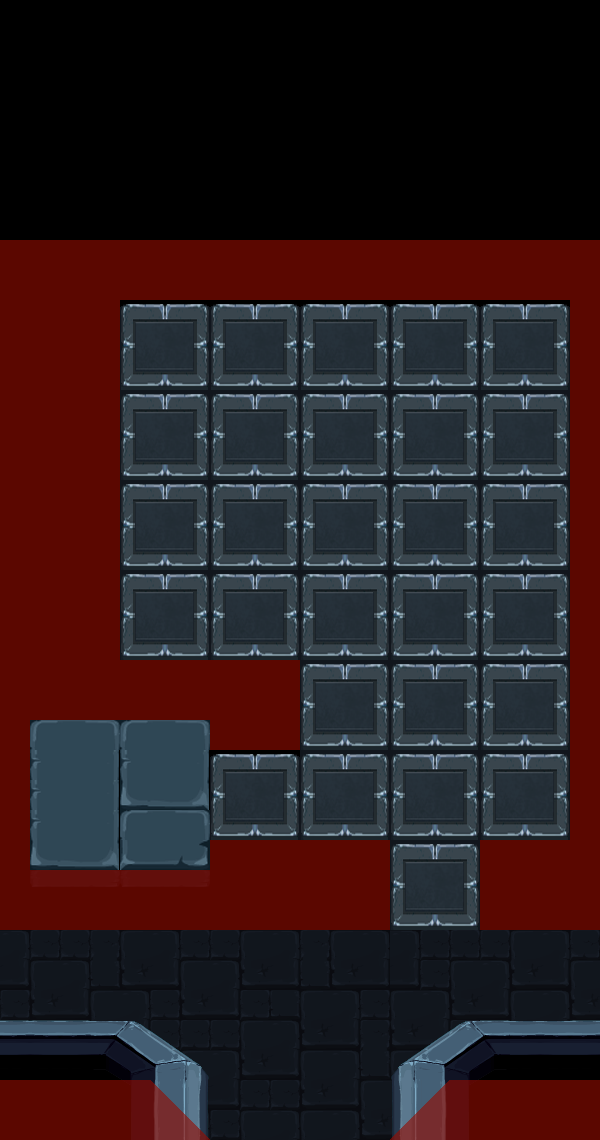

This game map was drawn from its Tiled (.tmx) file and the tilesets committed beside it. A one-line description and the trimmed map source follow:
An orthogonal 20x38 tile map with 30x30 px tiles, 6 tile layers (0, 1, Shadows, 11, ...), 41 tilesets and 54 objects (28x number_on, 22x obj_obstacle, obj_tutorial, start, obj_switch, ...).

<map version="1.0" orientation="orthogonal" width="20" height="38" tilewidth="30" tileheight="30">
 <properties>
  <property name="puzzle" value="numbers" />
 </properties>
 <tileset firstgid="1" name="collisions" tilewidth="30" tileheight="30">
  <image source="res/collisions.png" width="150" height="30" />
 </tileset>
 <tileset firstgid="6" name="tileset_caves" tilewidth="30" tileheight="30">
  <image source="res/tileset_caves.png" width="1102" height="627" />
 </tileset>
 <tileset firstgid="726" name="n01" tilewidth="90" tileheight="90">
  <image source="../puzzles/numbers/number_on_01.png" width="90" height="90" />
 </tileset>
 <tileset firstgid="727" name="n02" tilewidth="90" tileheight="90">
  <image source="../puzzles/numbers/number_on_02.png" width="90" height="90" />
 </tileset>
 <tileset firstgid="728" name="n03" tilewidth="90" tileheight="90">
  <image source="../puzzles/numbers/number_on_03.png" width="90" height="90" />
 </tileset>
 <tileset firstgid="729" name="n04" tilewidth="90" tileheight="90">
  <image source="../puzzles/numbers/number_on_04.png" width="90" height="90" />
 </tileset>
 <tileset firstgid="730" name="n05" tilewidth="90" tileheight="90">
  <image source="../puzzles/numbers/number_on_05.png" width="90" height="90" />
 </tileset>
 <tileset firstgid="731" name="n06" tilewidth="90" tileheight="90">
  <image source="../puzzles/numbers/number_on_06.png" width="90" height="90" />
 </tileset>
 <tileset firstgid="732" name="n07" tilewidth="90" tileheight="90">
  <image source="../puzzles/numbers/number_on_07.png" width="90" height="90" />
 </tileset>
 <tileset firstgid="733" name="n08" tilewidth="90" tileheight="90">
  <image source="../puzzles/numbers/number_on_08.png" width="90" height="90" />
 </tileset>
 <tileset firstgid="734" name="n09" tilewidth="90" tileheight="90">
  <image source="../puzzles/numbers/number_on_09.png" width="90" height="90" />
 </tileset>
 <tileset firstgid="735" name="n10" tilewidth="90" tileheight="90">
  <image source="../puzzles/numbers/number_on_10.png" width="90" height="90" />
 </tileset>
 <tileset firstgid="736" name="n11" tilewidth="90" tileheight="90">
  <image source="../puzzles/numbers/number_on_11.png" width="90" height="90" />
 </tileset>
 <tileset firstgid="737" name="n12" tilewidth="90" tileheight="90">
  <image source="../puzzles/numbers/number_on_12.png" width="90" height="90" />
 </tileset>
 <tileset firstgid="738" name="n13" tilewidth="90" tileheight="90">
  <image source="../puzzles/numbers/number_on_13.png" width="90" height="90" />
 </tileset>
 <tileset firstgid="739" name="n14" tilewidth="90" tileheight="90">
  <image source="../puzzles/numbers/number_on_14.png" width="90" height="90" />
 </tileset>
 <tileset firstgid="740" name="n15" tilewidth="90" tileheight="90">
  <image source="../puzzles/numbers/number_on_15.png" width="90" height="90" />
 </tileset>
 <tileset firstgid="741" name="n16" tilewidth="90" tileheight="90">
  <image source="../puzzles/numbers/number_on_16.png" width="90" height="90" />
 </tileset>
 <tileset firstgid="742" name="n17" tilewidth="90" tileheight="90">
  <image source="../puzzles/numbers/number_on_17.png" width="90" height="90" />
 </tileset>
 <tileset firstgid="743" name="n18" tilewidth="90" tileheight="90">
  <image source="../puzzles/numbers/number_on_18.png" width="90" height="90" />
 </tileset>
 <tileset firstgid="744" name="n19" tilewidth="90" tileheight="90">
  <image source="../puzzles/numbers/number_on_19.png" width="90" height="90" />
 </tileset>
 <tileset firstgid="745" name="n20" tilewidth="90" tileheight="90">
  <image source="../puzzles/numbers/number_on_20.png" width="90" height="90" />
 </tileset>
 <tileset firstgid="746" name="n21" tilewidth="90" tileheight="90">
  <image source="../puzzles/numbers/number_on_21.png" width="90" height="90" />
 </tileset>
 <tileset firstgid="747" name="n22" tilewidth="90" tileheight="90">
  <image source="../puzzles/numbers/number_on_22.png" width="90" height="90" />
 </tileset>
 <tileset firstgid="748" name="n23" tilewidth="90" tileheight="90">
  <image source="../puzzles/numbers/number_on_23.png" width="90" height="90" />
 </tileset>
 <tileset firstgid="749" name="n24" tilewidth="90" tileheight="90">
  <image source="../puzzles/numbers/number_on_24.png" width="90" height="90" />
 </tileset>
 <tileset firstgid="750" name="n25" tilewidth="90" tileheight="90">
  <image source="../puzzles/numbers/number_on_25.png" width="90" height="90" />
 </tileset>
 <tileset firstgid="751" name="n26" tilewidth="90" tileheight="90">
  <image source="../puzzles/numbers/number_on_26.png" width="90" height="90" />
 </tileset>
 <tileset firstgid="752" name="n27" tilewidth="90" tileheight="90">
  <image source="../puzzles/numbers/number_on_27.png" width="90" height="90" />
 </tileset>
 <tileset firstgid="753" name="n28" tilewidth="90" tileheight="90">
  <image source="../puzzles/numbers/number_on_28.png" width="90" height="90" />
 </tileset>
 <tileset firstgid="754" name="n29" tilewidth="90" tileheight="90">
  <image source="../puzzles/numbers/number_on_29.png" width="90" height="90" />
 </tileset>
 <tileset firstgid="755" name="n30" tilewidth="90" tileheight="90">
  <image source="../puzzles/numbers/number_on_30.png" width="90" height="90" />
 </tileset>
 <tileset firstgid="756" name="n31" tilewidth="90" tileheight="90">
  <image source="../puzzles/numbers/number_on_31.png" width="90" height="90" />
 </tileset>
 <tileset firstgid="757" name="n32" tilewidth="90" tileheight="90">
  <image source="../puzzles/numbers/number_on_32.png" width="90" height="90" />
 </tileset>
 <tileset firstgid="758" name="n33" tilewidth="90" tileheight="90">
  <image source="../puzzles/numbers/number_on_33.png" width="90" height="90" />
 </tileset>
 <tileset firstgid="759" name="n34" tilewidth="90" tileheight="90">
  <image source="../puzzles/numbers/number_on_34.png" width="90" height="90" />
 </tileset>
 <tileset firstgid="760" name="n35" tilewidth="90" tileheight="90">
  <image source="../puzzles/numbers/number_on_35.png" width="90" height="90" />
 </tileset>
 <tileset firstgid="761" name="n36" tilewidth="90" tileheight="90">
  <image source="../puzzles/numbers/number_on_36.png" width="90" height="90" />
 </tileset>
 <tileset firstgid="762" name="cave_switch_up" tilewidth="60" tileheight="60">
  <image source="../objects/cave_switch_up.png" trans="ffffff" width="60" height="60" />
 </tileset>
 <tileset firstgid="763" name="obstacle" tilewidth="20" tileheight="20">
  <image source="../objects/obstacle.png" width="20" height="20" />
 </tileset>
 <tileset firstgid="764" name="tutorial_tile" tilewidth="60" tileheight="60">
  <image source="../objects/tutorial_tile.png" width="60" height="60" />
 </tileset>
 <layer name="0" width="20" height="38">
  <properties>
   <property name="layer" value="0" />
  </properties>
  <data>[760 cells, 0 non-empty, 0 distinct tile ids]</data>
 </layer>
 <layer name="1" width="20" height="38">
  <properties>
   <property name="layer" value="1" />
  </properties>
  <data>[760 cells, 398 non-empty, 47 distinct tile ids]</data>
 </layer>
 <layer name="Shadows" width="20" height="38">
  <properties>
   <property name="layer" value="2" />
  </properties>
  <data>[760 cells, 0 non-empty, 0 distinct tile ids]</data>
 </layer>
 <layer name="11" width="20" height="38">
  <properties>
   <property name="layer" value="11" />
  </properties>
  <data>[760 cells, 33 non-empty, 1 distinct tile ids]</data>
 </layer>
 <layer name="12" width="20" height="38">
  <properties>
   <property name="layer" value="12" />
  </properties>
  <data>[760 cells, 50 non-empty, 40 distinct tile ids]</data>
 </layer>
 <objectgroup color="#00ff00" name="Num On" width="20" height="38">
  <object name="number_on_16" type="number_on" gid="741" x="300" y="390">
   <properties>
    <property name="visible" value="true" />
   </properties>
  </object>
  <object name="number_on_05" type="number_on" gid="730" x="390" y="750">
   <properties>
    <property name="visible" value="true" />
   </properties>
  </object>
  <object name="number_on_11" type="number_on" gid="736" x="390" y="390">
   <properties>
    <property name="visible" value="true" />
   </properties>
  </object>
  <object name="obj_tutorial" gid="764" x="115" y="963">
   <properties>
    <property name="dialogID" value="tutorial_numbers" />
   </properties>
  </object>
  <object name="number_on_14" type="number_on" gid="739" x="300" y="570">
   <properties>
    <property name="visible" value="true" />
   </properties>
  </object>
 </objectgroup>
 <objectgroup name="Num Off" width="20" height="38" visible="0" opacity="0.48">
  <object name="number_on_02" type="number_on" gid="727" x="390" y="840" />
  <object name="number_on_01" type="number_on" gid="726" x="390" y="930" />
  <object name="number_on_04" type="number_on" gid="729" x="480" y="750" />
  <object name="number_on_07" type="number_on" gid="732" x="480" y="660" />
  <object name="number_on_08" type="number_on" gid="733" x="480" y="570" />
  <object name="number_on_09" type="number_on" gid="734" x="480" y="480" />
  <object name="number_on_10" type="number_on" gid="735" x="480" y="390" />
  <object name="number_on_12" type="number_on" gid="737" x="390" y="480" />
  <object name="number_on_13" type="number_on" gid="738" x="390" y="570" />
  <object name="number_on_15" type="number_on" gid="740" x="300" y="480" />
  <object name="number_on_03" type="number_on" gid="728" x="480" y="840" />
  <object name="number_on_17" type="number_on" gid="742" x="210" y="390" />
  <object name="number_on_18" type="number_on" gid="743" x="120" y="390" />
  <object name="number_on_19" type="number_on" gid="744" x="120" y="480" />
  <object name="number_on_20" type="number_on" gid="745" x="210" y="480" />
  <object name="number_on_06" type="number_on" gid="731" x="390" y="660" />
  <object name="number_on_21" type="number_on" gid="746" x="210" y="570" />
  <object name="number_on_22" type="number_on" gid="747" x="120" y="570" />
  <object name="number_on_23" type="number_on" gid="748" x="120" y="660" />
  <object name="number_on_24" type="number_on" gid="749" x="210" y="660" />
  <object name="number_on_26" type="number_on" gid="751" x="300" y="750" />
  <object name="number_on_27" type="number_on" gid="752" x="300" y="840" />
  <object name="number_on_28" type="number_on" gid="753" x="210" y="840" />
  <object name="number_on_25" type="number_on" gid="750" x="300" y="660" />
 </objectgroup>
 <objectgroup color="#00ff00" name="trigger" width="20" height="38" visible="0" />
 <objectgroup color="#ff0000" name="Start" width="20" height="38">
  <object name="start" x="295" y="1051" />
 </objectgroup>
 <objectgroup color="#ffff00" name="doors" width="20" height="38">
  <object name="obj_switch" gid="762" x="52" y="820" />
  <object name="door_a" x="250" y="1119" width="94" height="29">
   <properties>
    <property name="event" value="enter" />
    <property name="orientation" value="s" />
    <property name="to" value="level_5:d" />
   </properties>
  </object>
 </objectgroup>
 <objectgroup name="objects" width="20" height="38">
  <object name="obj_obstacle" gid="763" x="469" y="578" />
  <object name="obj_obstacle" gid="763" x="469" y="668" />
  <object name="obj_obstacle" gid="763" x="469" y="758" />
  <object name="obj_obstacle" gid="763" x="469" y="848" />
  <object name="obj_obstacle" gid="763" x="469" y="488" />
  <object name="obj_obstacle" gid="763" x="379" y="848" />
  <object name="obj_obstacle" gid="763" x="379" y="758" />
  <object name="obj_obstacle" gid="763" x="469" y="398" />
  <object name="obj_obstacle" gid="763" x="289" y="848" />
  <object name="obj_obstacle" gid="763" x="289" y="758" />
  <object name="obj_obstacle" gid="763" x="379" y="668" />
  <object name="obj_obstacle" gid="763" x="199" y="398" />
  <object name="obj_obstacle" gid="763" x="199" y="578" />
  <object name="obj_obstacle" gid="763" x="289" y="488" />
  <object name="obj_obstacle" gid="763" x="289" y="668" />
  <object name="obj_obstacle" gid="763" x="379" y="488" />
  <object name="obj_obstacle" gid="763" x="199" y="668" />
  <object name="obj_obstacle" gid="763" x="199" y="488" />
  <object name="obj_obstacle" gid="763" x="379" y="578" />
  <object name="obj_obstacle" gid="763" x="289" y="578" />
  <object name="obj_obstacle" gid="763" x="289" y="398" />
  <object name="obj_obstacle" gid="763" x="379" y="398" />
 </objectgroup>
 <layer name="collisions" width="20" height="38" opacity="0.61">
  <data>[760 cells, 204 non-empty, 3 distinct tile ids]</data>
 </layer>
</map>
